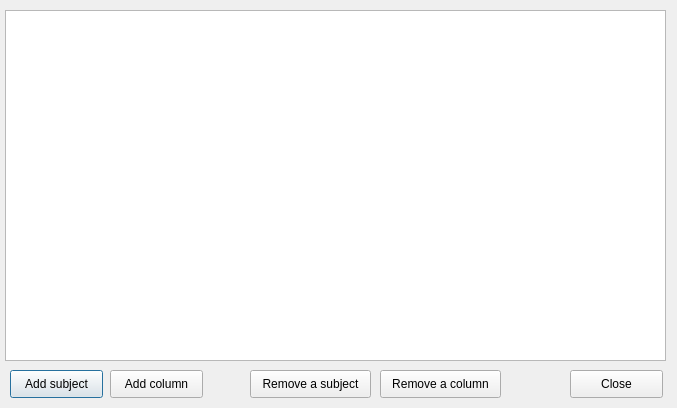
<?xml version="1.0" encoding="UTF-8"?>
<ui version="4.0">
 <class>Subject_table</class>
 <widget class="QDialog" name="Subject_table">
  <property name="geometry">
   <rect>
    <x>0</x>
    <y>0</y>
    <width>677</width>
    <height>408</height>
   </rect>
  </property>
  <property name="windowTitle">
   <string>Subject table</string>
  </property>
  <widget class="QTableWidget" name="tableWidget">
   <property name="geometry">
    <rect>
     <x>5</x>
     <y>10</y>
     <width>661</width>
     <height>351</height>
    </rect>
   </property>
   <attribute name="verticalHeaderVisible">
    <bool>false</bool>
   </attribute>
  </widget>
  <widget class="QPushButton" name="rowButton">
   <property name="geometry">
    <rect>
     <x>10</x>
     <y>370</y>
     <width>93</width>
     <height>28</height>
    </rect>
   </property>
   <property name="text">
    <string>Add subject</string>
   </property>
  </widget>
  <widget class="QPushButton" name="colButton">
   <property name="geometry">
    <rect>
     <x>110</x>
     <y>370</y>
     <width>93</width>
     <height>28</height>
    </rect>
   </property>
   <property name="text">
    <string>Add column</string>
   </property>
  </widget>
  <widget class="QPushButton" name="closeButton">
   <property name="geometry">
    <rect>
     <x>570</x>
     <y>370</y>
     <width>93</width>
     <height>28</height>
    </rect>
   </property>
   <property name="text">
    <string>Close</string>
   </property>
  </widget>
  <widget class="QPushButton" name="delSubjectButton">
   <property name="geometry">
    <rect>
     <x>250</x>
     <y>370</y>
     <width>121</width>
     <height>28</height>
    </rect>
   </property>
   <property name="text">
    <string>Remove a subject</string>
   </property>
  </widget>
  <widget class="QPushButton" name="delColumnButton">
   <property name="geometry">
    <rect>
     <x>380</x>
     <y>370</y>
     <width>121</width>
     <height>28</height>
    </rect>
   </property>
   <property name="text">
    <string>Remove a column</string>
   </property>
  </widget>
 </widget>
 <resources/>
 <connections/>
</ui>
